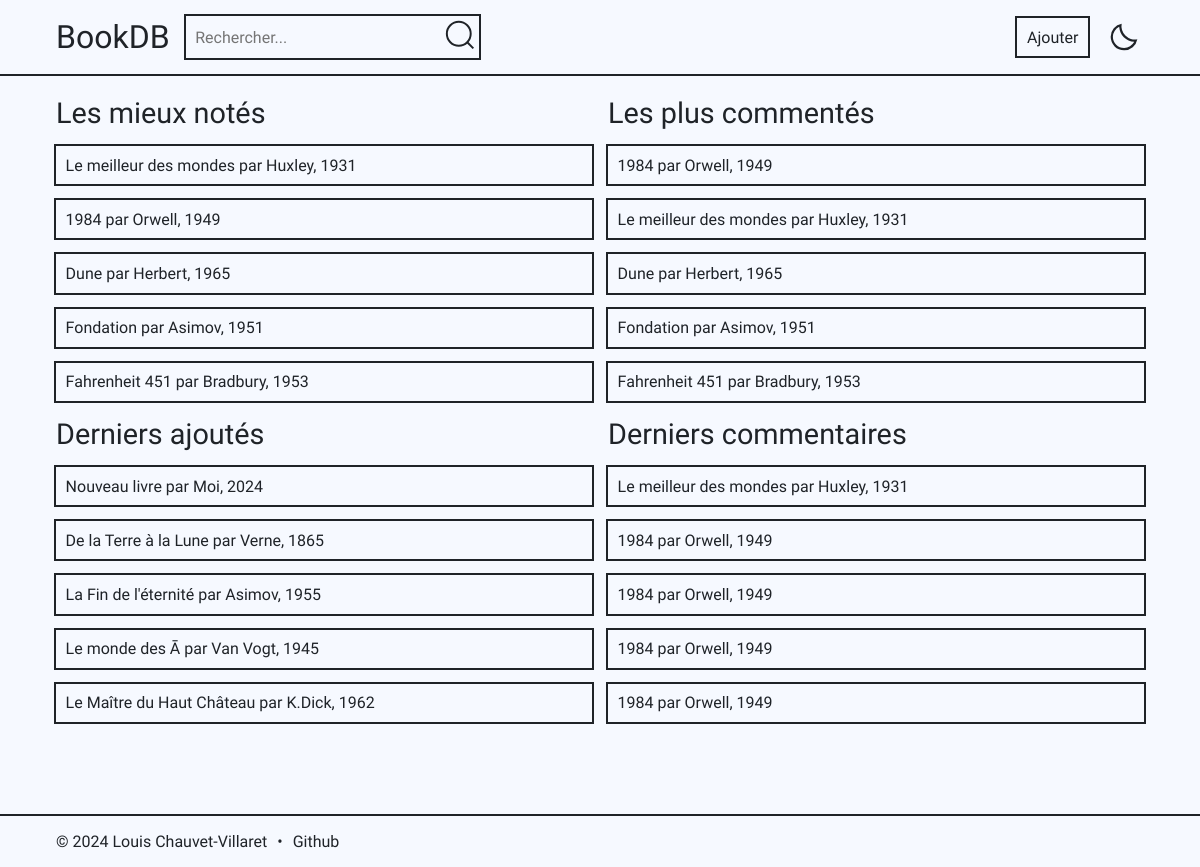
Before: / with the older database file.
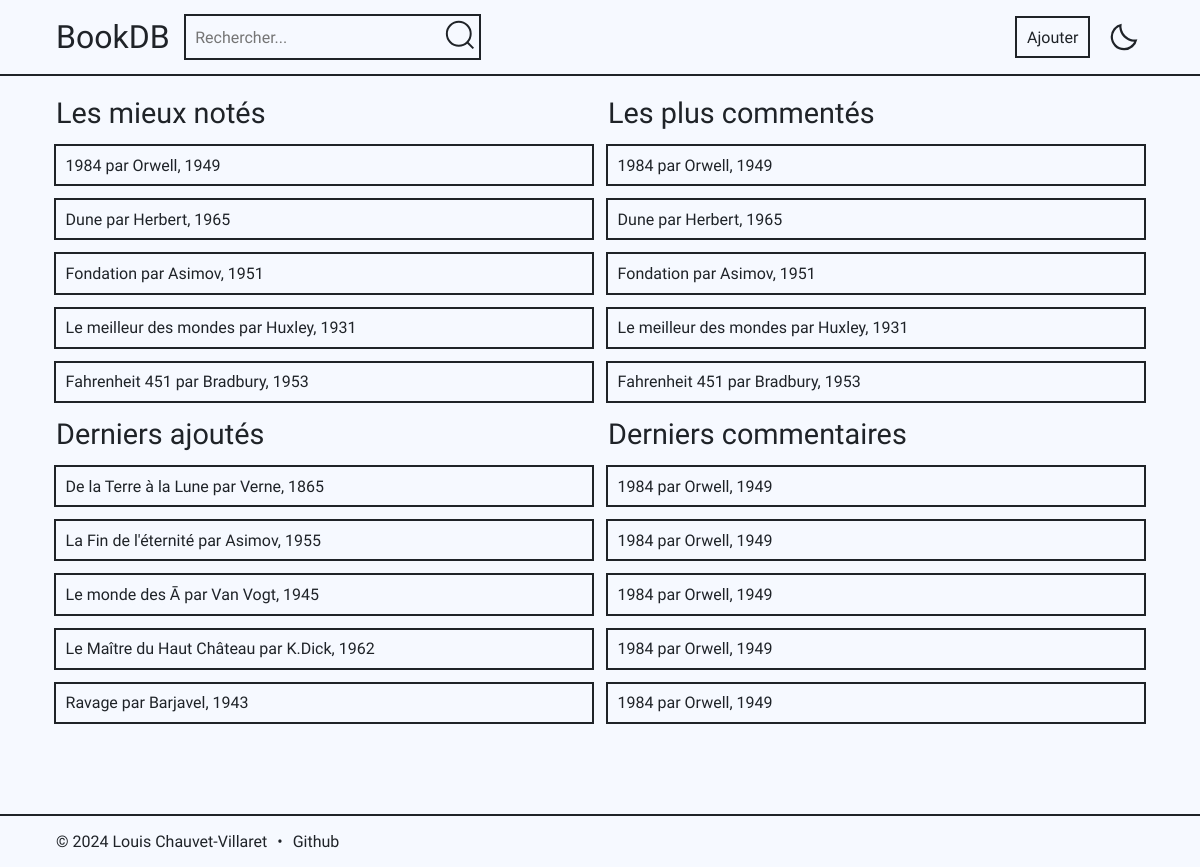
After: the same page with the newer database file.
### tables this page shows
CREATE TABLE books (
                        id     INTEGER
                            primary key autoincrement,
                        title  TEXT    not null,
                        author TEXT    not null,
                        year   INTEGER not null
                    );

CREATE TABLE comments (
                        id      INTEGER
                            primary key autoincrement,
                        book_id INTEGER
                            references books
                                on delete cascade,
                        comment TEXT    not null,
                        rating  INTEGER not null,
                        signal INTEGER default 0,
                        check (rating >= 0 AND rating <= 5)
                    );

### app.py (the view)
@app.route('/')
def accueil():
    rate = execute_query(
        "SELECT books.id, title, author, year, AVG(rating) as average FROM books LEFT JOIN comments ON books.id=comments.book_id GROUP BY books.id ORDER BY average DESC LIMIT 5", )
    comment = execute_query(
        "SELECT books.id, title, author, year, COUNT(comment) as count FROM books LEFT JOIN comments ON books.id=comments.book_id GROUP BY books.id ORDER BY count DESC LIMIT 5", )
    recent = execute_query("SELECT * FROM books ORDER BY id DESC LIMIT 5", )
    last_comment = execute_query(
        "SELECT books.id, title, author, year, comment, rating FROM books LEFT JOIN comments ON books.id=comments.book_id ORDER BY comments.id DESC LIMIT 5", )
    return render_template('index.html', rate=rate, comment=comment, recent=recent, last_comment=last_comment)

### app.py (called while the page is built)
def execute_query(query, params=(), fetchone=False, commit=False):
    conn = sqlite3.connect('books.db')
    conn.row_factory = sqlite3.Row
    cur = conn.cursor()
    try:
        cur.execute(query, params)
        if commit:
            conn.commit()
            return cur
        if fetchone:
            result = cur.fetchone()
        else:
            result = cur.fetchall()
    finally:
        cur.close()
        conn.close()
    return result

### templates/index.html (shortened to what this page needs)
{% extends 'base.html' %}
{% block content %}
    <div class="grid-comment">
        <div class="result">
            <p class="name">Les mieux notés</p>
            {% for i in rate %}
                <a class="hover button" href="{{ url_for('livre') }}?id={{ i['id'] }}">{{ i['title'] }}
                    par {{ i['author'] }}, {{ i['year'] }}</a>
            {% endfor %}
            <p class="name">Derniers ajoutés</p>
            {% for i in recent %}
                <a class="hover button" href="{{ url_for('livre') }}?id={{ i['id'] }}">{{ i['title'] }}
                    par {{ i['author'] }}, {{ i['year'] }}</a>
            {% endfor %}
        </div>
        <div class="result">
            <p class="name">Les plus commentés</p>
            {% for i in comment %}
                <a class="hover button" href="{{ url_for('livre') }}?id={{ i['id'] }}">{{ i['title'] }}
                    par {{ i['author'] }}, {{ i['year'] }}</a>
            {% endfor %}
            <p class="name">Derniers commentaires</p>
            {% for i in last_comment %}
                <a class="hover button" href="{{ url_for('livre') }}?id={{ i['id'] }}">{{ i['title'] }}
                    par {{ i['author'] }}, {{ i['year'] }}</a>
            {% endfor %}
        </div>
    </div>
{% endblock %}

### templates/base.html (shortened to what this page needs)
<!DOCTYPE html>
<html lang="fr" data-bs-theme="light">
<head>
    <link rel="stylesheet" href="{{ url_for('static', filename='style.css') }}">
</head>
<body>
<header>
    <nav class="container">
        <div class="flex space">
            <div class="flex">
                <a class="title" href="/">BookDB</a>
                <form class="flex hover" action="{{ url_for('recherche') }}" method="post">
                    <label>
                        <input autocomplete="off" type="text" name="query" placeholder="Rechercher..."
                               {% if result %}value="{{ result }}"{% endif %}>
                    </label>
                    <button type="submit">
                    </button>
                </form>
            </div>
            <div class="flex">
                <button class="hover button" onclick="document.getElementById('add').style.display = 'flex'">
                    Ajouter
                </button>
                <div id="iconContainer" class="flex cursor">
                </div>
            </div>
        </div>
    </nav>
</header>
<main class="container">
    <div class="content">
        {% block content %}{% endblock %}
    </div>
</main>
<footer class="flex">
    <div class="container">
        <p>&copy; 2024 Louis Chauvet-Villaret</p>
        &bullet;<a href="https://github.com/loulou64490/BooksDB">Github</a>
    </div>
</footer>
</body>
</html>

### static/style.css (style rules this page uses)
:root { --primary: 31, 35, 40; --bg2: 229, 236, 255; --bg: 246, 249, 255; }
* { margin: 0; padding: 0; box-sizing: border-box; user-select: none; font-family: "Onest", system-ui; }
body, html { overflow-x: hidden; scroll-behavior: smooth; font-optical-sizing: auto; font-style: normal; background: rgb(var(--bg)); color: rgb(var(--primary)); cursor: auto; visibility: hidden; }
.container { max-width: 70rem; margin: 0 auto; padding: 1rem; }
.cursor { cursor: pointer; }
.theme-icon { height: 2rem; }
a { text-decoration: none; color: rgb(var(--primary)); }
.flex { display: flex; align-items: center; gap: 1rem; }
*:focus, .hover { outline: 2px solid rgb(var(--primary)); }
header { position: fixed; top: 0; left: 0; right: 0; z-index: 1000; background: rgb(var(--bg)); box-shadow: 0 2px 0 rgb(var(--primary)); }
header .title { font-size: 2rem; display: flex; align-items: center; }
input, textarea { background: none; padding: 0.6rem; font-size: 1rem; border: none; color: rgb(var(--primary)); }
button svg { height: 2rem; width: auto; }
#iconContainer svg { fill: rgb(var(--primary)); }
.content { width: 100%; margin-top: 5rem; min-height: calc(100vh - 6rem); }
button { background: none; border: none; cursor: pointer; color: rgb(var(--primary)); font-size: 1rem; padding: 0.6rem; }
header button { padding: 0.2rem; }
.button { padding: 0.6rem; }
.result { display: flex; flex-direction: column; gap: 1rem; }
footer { width: 100%; box-shadow: 0 -2px 0 rgb(var(--primary)); }
footer div { width: 100%; display: flex; align-items: center; gap: 10px; }
.grid-comment { display: grid; grid-template-columns: 1fr 1fr; gap: 1rem; }
.space { justify-content: space-between; }
.name { font-size: 1.8rem; }

Changed rows visible on the page:
removed books: title "Nouveau livre", author "Moi", year "2024"
removed comments: title "Le meilleur des mondes", author "Huxley", year "1931"
shown differently, row unchanged: books "Le meilleur des mondes": moves down the list
now on this page (row unchanged): books: title "Ravage", author "Barjavel", year "1943"
now on this page (row unchanged): comments: title "1984", author "Orwell", year "1949"
